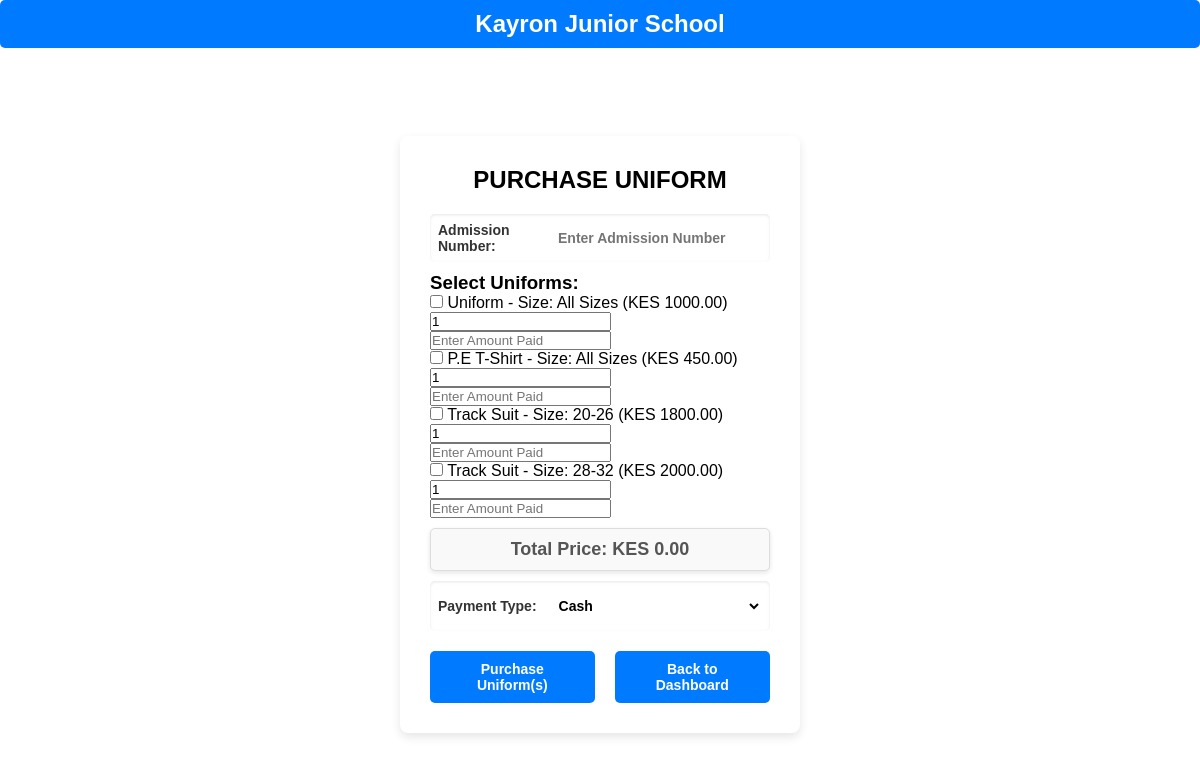
Screenshot of /php/process-uniform.php with the database file from the repository.
### tables this page shows
CREATE TABLE uniform_prices (
    id INT AUTO_INCREMENT PRIMARY KEY,
    uniform_type ENUM('Uniform', 'P.E T-Shirt', 'Track Suit', 'Track Suit') NOT NULL,
    size VARCHAR(50) NOT NULL,
    price DECIMAL(10,2) NOT NULL
);

### php/process-uniform.php (the view, shortened to what this page needs)
<?php
$conn = new mysqli("localhost", "root", "", "school_database");
?>
<!DOCTYPE html>
<html lang="en">
<head>
    <link rel="stylesheet" href="../style/style.css">
</head>
<body>
<div class="heading-all">
    <h2 class="title">Kayron Junior School</h2>
</div>
<div class="lunch-form">
    <div class="add-heading">
        <h2>Purchase Uniform</h2>
    </div>
    <form action="process-uniform.php" method="POST" id="purchase-form">
        <div class="form-group">
            <label for="admission_no">Admission Number:</label>
            <input type="text" id="admission_no" name="admission_no" placeholder="Enter Admission Number" required>
        </div>
        <h3>Select Uniforms:</h3>
        <div id="uniforms-list">
        <?php
        $stmt = $conn->prepare("SELECT id, uniform_type, size, price FROM uniform_prices");
        $stmt->execute();
        $result = $stmt->get_result();
        while ($uniform = $result->fetch_assoc()):
        ?>
            <div class="uniform-item">
                <label>
                    <input type="checkbox" name="uniforms[]" value="<?= $uniform['id']; ?>" class="uniform-checkbox">
                    <?= $uniform['uniform_type'] . " - Size: " . $uniform['size'] . " (KES " . $uniform['price'] . ")"; ?>
                </label>
                <input type="number" class="quantity" name="quantities[]" data-price="<?= $uniform['price']; ?>" min="1" value="1">
                <input type="number" class="amount-paid" name="amounts_paid[]" placeholder="Enter Amount Paid" min="0">
            </div>
        <?php endwhile; ?>
        </div>
        <p id="total_price">Total Price: KES 0.00</p>
        <div class="form-group">
            <label for="payment_type">Payment Type:</label>
            <select name="payment_type" required>
                <option value="Cash">Cash</option>
            </select>
        </div>
        <div class="button-container">
            <button type="submit" class="add-student-btn" id="purchase-btn">Purchase Uniform(s)</button>
            <button type="button" class="add-student-btn"><a href="./dashboard.php">Back to Dashboard</a></button>
        </div>
    </form>
</div>
</body>
</html>

### style/style.css (style rules this page uses)
* { margin: 0; padding: 0; box-sizing: border-box; font-family: Arial, sans-serif; }
html, body { height: 100%; margin: 0; padding: 0; display: flex; flex-direction: column; }
.heading-all { text-align: center; background: #007bff; color: #fff; padding: 10px; margin-bottom: 20px; border-radius: 5px; }
.form-group { flex: 1 1 calc(50% - 10px); display: flex; align-items: center; background: #fff; padding: 8px; border-radius: 5px; box-shadow: inset 0px 1px 3px rgba(0, 0, 0, 0.1); }
.form-group label { display: flex; align-items: center; font-size: 14px; font-weight: bold; color: #333; margin-right: 10px; }
.form-group input, select { flex: 1; padding: 8px; border: none; outline: none; font-size: 14px; font-weight: bold; background: transparent; }
.button-container { display: flex; justify-content: center; gap: 20px; margin-top: 20px; }
.add-student-btn { padding: 10px 20px; font-size: 14px; font-weight: bold; color: white; background: #007bff; border: none; border-radius: 5px; cursor: pointer; transition: 0.3s; display: inline-block; text-align: center; }
.add-student-btn a { text-decoration: none; color: white; }
.add-heading { text-align: center; text-transform: uppercase; font-weight: bold; margin-bottom: 20px; }
.lunch-form { width: 100%; max-width: 400px; margin: auto; background-color: #fff; padding: 30px; border-radius: 8px; box-shadow: 0 4px 10px rgba(0, 0, 0, 0.1); display: flex; flex-direction: column; align-items: center; }
.lunch-form .form-group { flex: 1 1 calc(50% - 10px); display: flex; align-items: center; background: #fff; padding: 8px; border-radius: 5px; box-shadow: inset 0px 1px 3px rgba(0, 0, 0, 0.1); margin-bottom: 10px; }
#total_price { font-size: 18px; font-weight: bold; color: #555; background-color: #f9f9f9; padding: 10px; border-radius: 5px; border: 1px solid #ddd; text-align: center; margin-top: 10px; margin-bottom: 10px; width: 100%; box-shadow: 0 2px 5px rgba(0, 0, 0, 0.1); }

### rows the page displays
uniform_prices: uniform_type "Uniform", size "All Sizes", price "1000.00"
uniform_prices: uniform_type "P.E T-Shirt", size "All Sizes", price "450.00"
uniform_prices: uniform_type "Track Suit", size "20-26", price "1800.00"
uniform_prices: uniform_type "Track Suit", size "28-32", price "2000.00"
